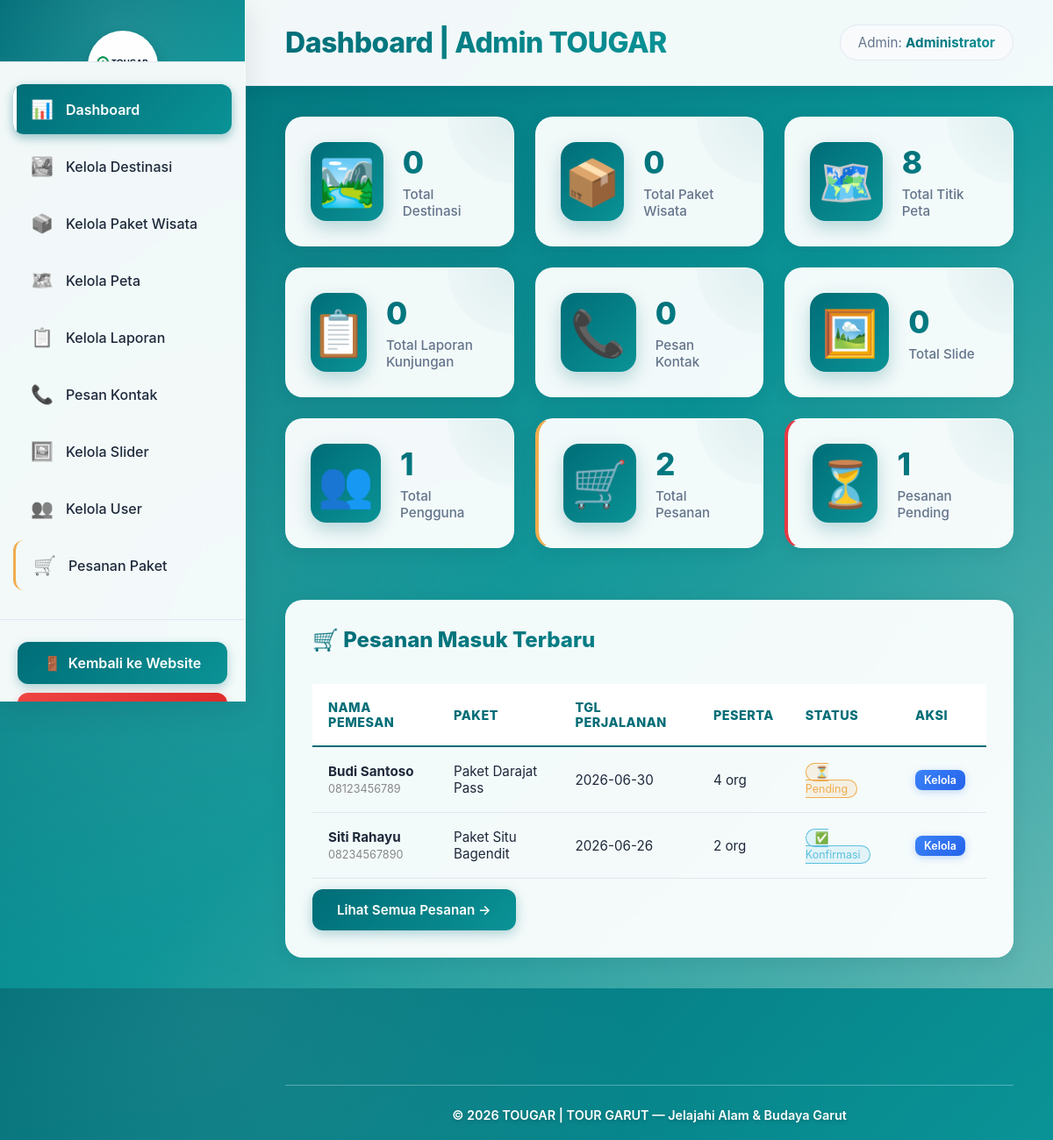
Screenshot of /public/admin (signed in) with the database file from the repository.
### tables this page shows
CREATE TABLE IF NOT EXISTS pesanan (
    id_pesanan    INT AUTO_INCREMENT PRIMARY KEY,
    nama_pemesan  VARCHAR(100) NOT NULL,
    no_hp         VARCHAR(30)  NOT NULL,
    id_paket      INT          DEFAULT NULL,
    nama_paket    VARCHAR(150) NOT NULL,
    harga_paket   INT          DEFAULT 0,
    tanggal_pesan DATE         NOT NULL,
    jumlah_orang  INT          DEFAULT 1,
    catatan       TEXT,
    status        ENUM('pending','konfirmasi','selesai','batal') DEFAULT 'pending',
    user_id       INT          DEFAULT NULL,
    created_at    TIMESTAMP    DEFAULT CURRENT_TIMESTAMP,
    FOREIGN KEY (id_paket) REFERENCES paket_wisata(id_paket) ON DELETE SET NULL,
    FOREIGN KEY (user_id)  REFERENCES users(id) ON DELETE SET NULL
);

### app/controllers/AdminController.php (called while the page is built, shortened)
<?php
require_once __DIR__ . '/../models/PesananModel.php';
class AdminController extends BaseController {
    private $wisataModel;
    private $userModel;
    private $laporanModel;
    private $paketModel;
    private $petaModel;
    private $kontakModel;
    private $sliderModel;
    private $pesananModel;
    public function __construct() {
        $this->wisataModel  = new WisataModel();
        $this->userModel    = new UserModel();
        $this->laporanModel = new LaporanModel();
        $this->paketModel   = new PaketWisataModel();
        $this->petaModel    = new PetaWisataModel();
        $this->kontakModel  = new KontakModel();
        $this->sliderModel  = new SliderModel();
        $this->pesananModel = new PesananModel();
    }
    public function index() {
        $totalWisata   = count($this->wisataModel->getAll());
        $totalPaket    = count($this->paketModel->getAll());
        $totalLaporan  = count($this->laporanModel->getAll());
        $totalKontak   = count($this->kontakModel->getAll());
        $totalPeta     = count($this->petaModel->getAll());
        $totalSlider   = count($this->sliderModel->getAll());
        $totalUser     = count($this->userModel->getAll());
        $totalPesanan  = $this->pesananModel->countAll();
        $pesananPending = $this->pesananModel->countPending();
        $pesananTerbaru = array_slice($this->pesananModel->getAll(), 0, 5);
        $this->render('admin/dashboard', [
            'pageTitle'      => 'Dashboard | Admin TOUGAR',
            'activeMenu'     => 'dashboard',
            'totalWisata'    => $totalWisata,
            'totalPaket'     => $totalPaket,
            'totalLaporan'   => $totalLaporan,
            'totalKontak'    => $totalKontak,
            'totalPeta'      => $totalPeta,
            'totalSlider'    => $totalSlider,
            'totalUser'      => $totalUser,
            'totalPesanan'   => $totalPesanan,
            'pesananPending' => $pesananPending,
            'pesananTerbaru' => $pesananTerbaru,
        ], 'admin');
    }
}

### public/index.php (called while the page is built, shortened)
<?php
require_once __DIR__ . '/../config/database.php';
require_once __DIR__ . '/../config/router.php';
$router = new Router();
$router->get( '/',             'LandingController', 'index');
$router->get( '/landing',      'LandingController', 'index');
$router->get( '/login',        'AuthController', 'showLogin');
$router->post('/login',        'AuthController', 'login');
$router->get( '/logout',       'AuthController', 'logout');
$router->get( '/register',     'AuthController', 'showRegister');
$router->post('/register',     'AuthController', 'register');
$router->get( '/forgot-password', 'AuthController', 'showForgot');
$router->post('/forgot-password', 'AuthController', 'forgot');
$router->get( '/reset-password',  'AuthController', 'showReset');
$router->post('/reset-password',  'AuthController', 'resetPassword');
$router->post('/pesan-paket',  'PesanController', 'store');
$router->get( '/beranda',      'BerandaController', 'index');
$router->get( '/destinasi',    'DestinasiController', 'index');
$router->get( '/paket-wisata', 'PaketWisataController', 'index');
$router->get( '/laporan',      'LaporanController', 'index');
$router->get( '/kontak',       'KontakController', 'index');
$router->post('/kontak/send',  'KontakController', 'send');
$router->get( '/peta-wisata',  'PetaWisataController', 'index');
$router->get( '/admin',              'AdminController', 'index');
$router->get( '/admin/wisata',         'AdminController', 'wisata');
$router->get( '/admin/wisata/tambah',  'AdminController', 'tambahWisata');
$router->post('/admin/wisata/tambah',  'AdminController', 'tambahWisata');
$router->get( '/admin/wisata/edit',    'AdminController', 'editWisata');
$router->post('/admin/wisata/edit',    'AdminController', 'editWisata');
$router->get( '/admin/wisata/hapus',   'AdminController', 'hapusWisata');
$router->get( '/admin/paket',          'AdminController', 'paket');
$router->get( '/admin/paket/tambah',   'AdminController', 'tambahPaket');
$router->post('/admin/paket/tambah',   'AdminController', 'tambahPaket');
$router->get( '/admin/paket/edit',     'AdminController', 'editPaket');
$router->post('/admin/paket/edit',     'AdminController', 'editPaket');
$router->get( '/admin/paket/hapus',    'AdminController', 'hapusPaket');
$router->get( '/admin/peta',           'AdminController', 'peta');
$router->get( '/admin/peta/tambah',    'AdminController', 'tambahPeta');
$router->post('/admin/peta/tambah',    'AdminController', 'tambahPeta');
$router->get( '/admin/peta/edit',      'AdminController', 'editPeta');
$router->post('/admin/peta/edit',      'AdminController', 'editPeta');
$router->get( '/admin/peta/hapus',     'AdminController', 'hapusPeta');
$router->get( '/admin/laporan',        'AdminController', 'laporan');
$router->get( '/admin/laporan/hapus',  'AdminController', 'hapusLaporan');
$router->get( '/admin/kontak',         'AdminController', 'kontak');
$router->get( '/admin/kontak/hapus',   'AdminController', 'hapusKontak');
$router->get( '/admin/slider',         'AdminController', 'slider');
$router->get( '/admin/slider/tambah',  'AdminController', 'tambahSlider');
$router->post('/admin/slider/tambah',  'AdminController', 'tambahSlider');
$router->get( '/admin/slider/edit',    'AdminController', 'editSlider');
$router->post('/admin/slider/edit',    'AdminController', 'editSlider');
$router->get( '/admin/slider/hapus',   'AdminController', 'hapusSlider');
$router->get( '/admin/users',          'AdminController', 'users');
$router->get( '/admin/users/tambah',   'AdminController', 'tambahUser');
$router->post('/admin/users/tambah',   'AdminController', 'tambahUser');
$router->get( '/admin/users/edit',     'AdminController', 'editUser');
$router->post('/admin/users/edit',     'AdminController', 'editUser');
$router->get( '/admin/users/hapus',    'AdminController', 'hapusUser');
$router->get( '/admin/pesanan',        'AdminController', 'pesanan');
$router->get( '/admin/pesanan/status', 'AdminController', 'updateStatusPesanan');
$router->get( '/admin/pesanan/hapus',  'AdminController', 'hapusPesanan');
$router->dispatch();

### config/database.php (called while the page is built, shortened)
<?php
function getDB() {
    static $conn = null;
    if ($conn === null) {
        $conn = @new mysqli(DB_HOST, DB_USER, DB_PASS, DB_NAME);
        $conn->set_charset("utf8");
    }
    return $conn;
}

### app/models/BaseModel.php (called while the page is built, shortened)
<?php
class BaseModel {
    protected $db;
    protected $table;
    public function __construct() {
        $this->db = getDB();
    }
    public function getAll() {
        $result = $this->db->query("SELECT * FROM {$this->table}");
        return $result ? $result->fetch_all(MYSQLI_ASSOC) : [];
    }
}

### app/models/PesananModel.php (called while the page is built, shortened)
<?php
require_once __DIR__ . '/BaseModel.php';
class PesananModel extends BaseModel {
    public function getAll() {
        $result = $this->db->query("SELECT * FROM pesanan ORDER BY created_at DESC");
        return $result ? $result->fetch_all(MYSQLI_ASSOC) : [];
    }
    public function countAll() {
        $result = $this->db->query("SELECT COUNT(*) as total FROM pesanan");
        $row = $result->fetch_assoc();
        return (int)$row['total'];
    }
    public function countPending() {
        $result = $this->db->query("SELECT COUNT(*) as total FROM pesanan WHERE status = 'pending'");
        $row = $result->fetch_assoc();
        return (int)$row['total'];
    }
}

### app/views/admin/dashboard.php (the view, shortened to what this page needs)
<div class="stats-grid">
  <a href="<?= BASE_URL ?>/admin/wisata" class="stat-card-link">
    <div class="stat-card">
      <div class="stat-icon">🏞️</div>
      <div class="stat-info"><h3><?= (int)$totalWisata ?></h3><p>Total Destinasi</p></div>
    </div>
  </a>
  <a href="<?= BASE_URL ?>/admin/paket" class="stat-card-link">
    <div class="stat-card">
      <div class="stat-icon">📦</div>
      <div class="stat-info"><h3><?= (int)$totalPaket ?></h3><p>Total Paket Wisata</p></div>
    </div>
  </a>
  <a href="<?= BASE_URL ?>/admin/peta" class="stat-card-link">
    <div class="stat-card">
      <div class="stat-icon">🗺️</div>
      <div class="stat-info"><h3><?= (int)$totalPeta ?></h3><p>Total Titik Peta</p></div>
    </div>
  </a>
  <a href="<?= BASE_URL ?>/admin/laporan" class="stat-card-link">
    <div class="stat-card">
      <div class="stat-icon">📋</div>
      <div class="stat-info"><h3><?= (int)$totalLaporan ?></h3><p>Total Laporan Kunjungan</p></div>
    </div>
  </a>
  <a href="<?= BASE_URL ?>/admin/kontak" class="stat-card-link">
    <div class="stat-card">
      <div class="stat-icon">📞</div>
      <div class="stat-info"><h3><?= (int)$totalKontak ?></h3><p>Pesan Kontak</p></div>
    </div>
  </a>
  <a href="<?= BASE_URL ?>/admin/slider" class="stat-card-link">
    <div class="stat-card">
      <div class="stat-icon">🖼️</div>
      <div class="stat-info"><h3><?= (int)$totalSlider ?></h3><p>Total Slide</p></div>
    </div>
  </a>
  <a href="<?= BASE_URL ?>/admin/users" class="stat-card-link">
    <div class="stat-card">
      <div class="stat-icon">👥</div>
      <div class="stat-info"><h3><?= (int)$totalUser ?></h3><p>Total Pengguna</p></div>
    </div>
  </a>
  <a href="<?= BASE_URL ?>/admin/pesanan" class="stat-card-link">
    <div class="stat-card" style="border-left:4px solid #f0ad4e;">
      <div class="stat-icon">🛒</div>
      <div class="stat-info"><h3><?= (int)($totalPesanan ?? 0) ?></h3><p>Total Pesanan</p></div>
    </div>
  </a>
  <a href="<?= BASE_URL ?>/admin/pesanan?status=pending" class="stat-card-link">
    <div class="stat-card" style="border-left:4px solid #e63946;">
      <div class="stat-icon">⏳</div>
      <div class="stat-info"><h3><?= (int)($pesananPending ?? 0) ?></h3><p>Pesanan Pending</p></div>
    </div>
  </a>
</div>
<?php if (!empty($pesananTerbaru)): ?>
<div class="recent-activity" style="margin-top:24px;">
  <h2>🛒 Pesanan Masuk Terbaru</h2>
  <div style="overflow-x:auto;">
    <table class="data-table" style="margin-top:12px;">
      <thead>
        <tr>
          <th>Nama Pemesan</th>
          <th>Paket</th>
          <th>Tgl Perjalanan</th>
          <th>Peserta</th>
          <th>Status</th>
          <th>Aksi</th>
        </tr>
      </thead>
      <tbody>
        <?php foreach ($pesananTerbaru as $p):
          $st = $p['status'] ?? 'pending';
          $colors = ['pending'=>'#f0ad4e','konfirmasi'=>'#5bc0de','selesai'=>'#5cb85c','batal'=>'#d9534f'];
          $clr = $colors[$st] ?? '#aaa';
          $labels = ['pending'=>'⏳ Pending','konfirmasi'=>'✅ Konfirmasi','selesai'=>'🎉 Selesai','batal'=>'❌ Batal'];
        ?>
          <tr>
            <td><strong><?= htmlspecialchars($p['nama_pemesan']) ?></strong><br><small style="color:#888;"><?= htmlspecialchars($p['no_hp']) ?></small></td>
            <td><?= htmlspecialchars($p['nama_paket']) ?></td>
            <td><?= htmlspecialchars($p['tanggal_pesan'] ?? '-') ?></td>
            <td><?= (int)($p['jumlah_orang']??1) ?> org</td>
            <td><span style="background:<?= $clr ?>22;border:1px solid <?= $clr ?>;color:<?= $clr ?>;padding:2px 10px;border-radius:20px;font-size:0.78rem;"><?= $labels[$st] ?? $st ?></span></td>
            <td><a href="<?= BASE_URL ?>/admin/pesanan" class="btn-edit" style="font-size:0.78rem;padding:4px 10px;">Kelola</a></td>
          </tr>
        <?php endforeach; ?>
      </tbody>
    </table>
  </div>
  <div style="margin-top:12px;">
    <a href="<?= BASE_URL ?>/admin/pesanan" class="btn-primary">Lihat Semua Pesanan →</a>
  </div>
</div>
<?php endif; ?>

### config/router.php (shortened to what this page needs)
<?php
require_once __DIR__ . '/database.php';
class Router {
    private $routes = [];
    public function get($path, $controller, $method) {
        $this->routes[] = [
            'method' => 'GET',
            'path'   => $path,
            'controller' => $controller,
            'action' => $method
        ];
    }
    public function post($path, $controller, $method) {
        $this->routes[] = [
            'method' => 'POST',
            'path'   => $path,
            'controller' => $controller,
            'action' => $method
        ];
    }
    public function dispatch() {
        $requestUri    = strtok($_SERVER['REQUEST_URI'], '?');
        $requestMethod = $_SERVER['REQUEST_METHOD'];
        $basePath = rtrim(dirname($_SERVER['SCRIPT_NAME']), '/');
        $uri = '/' . ltrim(str_replace($basePath, '', $requestUri), '/');
        foreach ($this->routes as $route) {
            if ($route['method'] === $requestMethod && $this->matchPath($route['path'], $uri)) {
                $ctrl = new $route['controller']();
                $action = $route['action'];
                $ctrl->$action();
                return;
            }
        }
    }
    private function matchPath($routePath, $uri) {
        return rtrim($routePath, '/') === rtrim($uri, '/');
    }
}

### rows the page displays
pesanan: nama_pemesan "Budi Santoso", no_hp "08123456789", nama_paket "Paket Darajat Pass", tanggal_pesan "2026-06-30", jumlah_orang "4", status "⏳ Pending"
pesanan: nama_pemesan "Siti Rahayu", no_hp "08234567890", nama_paket "Paket Situ Bagendit", tanggal_pesan "2026-06-26", jumlah_orang "2", status "✅ Konfirmasi"

### other values shown
$totalWisata "0"
$totalPaket "0"
$totalPeta "8"
$totalLaporan "0"
$totalKontak "0"
$totalSlider "0"
$totalUser "1"
$totalPesanan "2"
$pesananPending "1"
